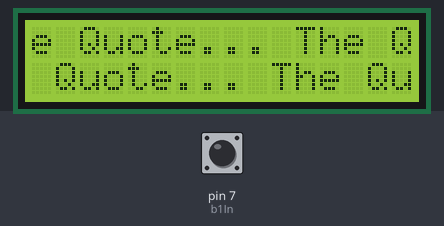
This sketch was run on a simulated Arduino Uno, built with avr-gcc and run on an emulated ATmega328P. On the bench: 16×2 character LCD. Inputs (shaded band) come from the test bench; at power-on: pin 7 (b1In) LOW. What the sketch prints to the serial monitor is not drawn.

Above: at 1.2 s.
1.3 s: pin 7 (b1In) driven HIGH
At 3.7 s:
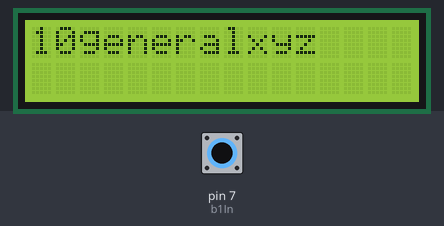
4.3 s: pin 7 (b1In) driven LOW
At 5.19 s:
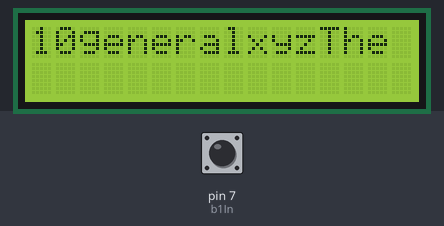
7.1 s: pin 7 (b1In) driven HIGH
At 9.6 s:
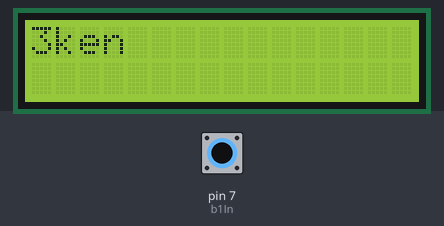
10.1 s: pin 7 (b1In) driven LOW
At 10.93 s:
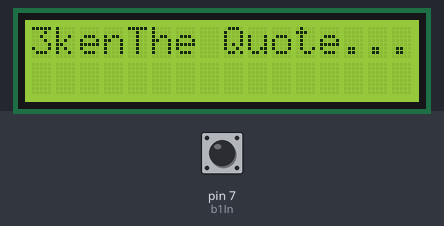
12.8 s: pin 7 (b1In) pulsed HIGH 2 times (0.12 s each, 0.3 s apart)
At 14.7 s:
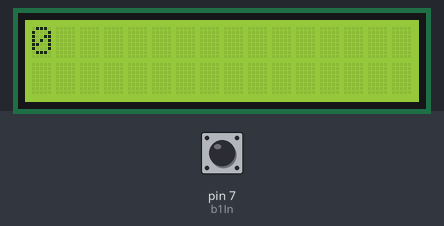
16.4 s: pin 7 (b1In) driven HIGH
At 19.5 s:
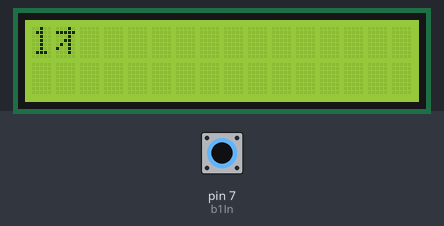
Timing chart, 0 to 20.4 s (numbered marks = the images above; inputs shaded):
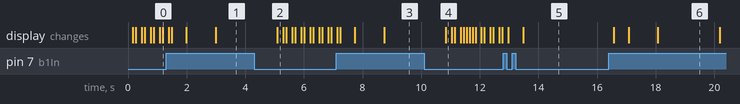

Measured:
- after the input at 1.3 s, the display: first differs from a run without the input after 0.19 s (image 1 shows a later state)
- after the input at 4.3 s, the display: changes after 0.79 s (image 2)
- after the input at 7.1 s, the display: first differs from a run without the input after 0.13 s (image 3 shows a later state)
- after the input at 10.1 s, the display: changes after 0.74 s (image 4)
- after the input at 12.8 s, the display: first changes after 0.18 s (image 5 shows a later state)

The sketch:

Array_Test1.ino
```cpp
#include <LiquidCrystal.h>
LiquidCrystal lcd1(12,11,5,4,3,2);

int b1In = 7;
int b1State;


int x=0;

char* message[] = {"hello", "generalxyz", "ken"};

void setup() {
  // put your setup code here, to run once:
Serial.begin(9600);
lcd1.begin(16,2);  //16X2 LCD
pinMode(b1In, INPUT);

}

void loop() {
  // put your main code here, to run repeatedly:
b1State = digitalRead(b1In);
Serial.print(b1State);
delay(100);
Serial.println("_");
Serial.println(x);

if(b1State == HIGH){
  x = x+1;
  String quote = message[x];
  int quoteLength = quote.length();
  lcd1.clear();
  delay(500);
  lcd1.print(quoteLength);
  delay(1000);
  lcd1.print(message[x]);
  delay(2000);
}


else if(b1State == LOW){
  lcd1.print("The Quote... ");
}

}
```
